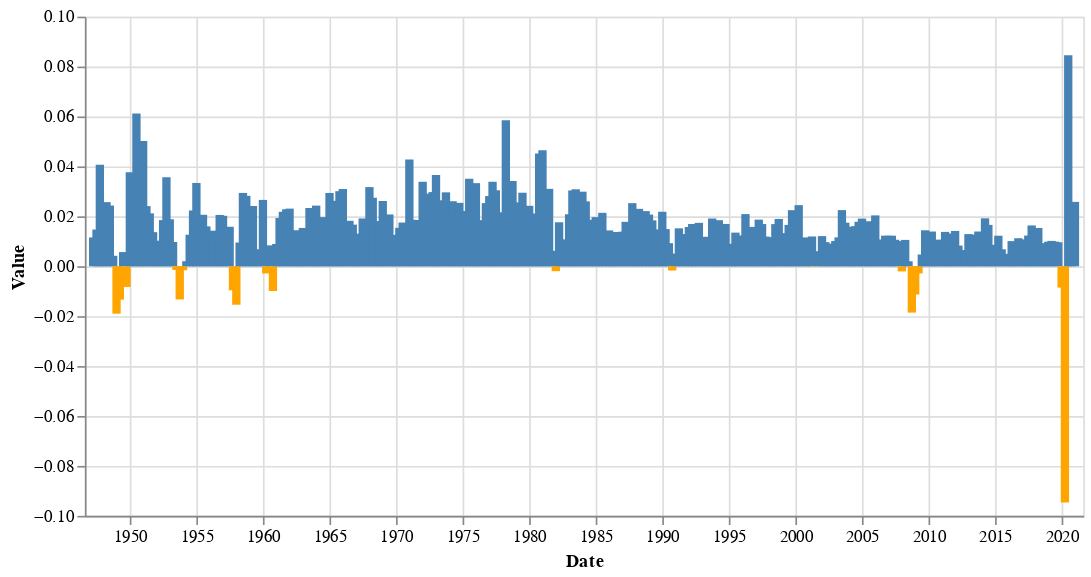

Notebook source saved alongside this figure:
### Code cell
alt.Chart(data_gdp.reset_index()).mark_bar().encode(
    x = 'Date:T',
    y = 'Value:Q',
    color=alt.condition(
        alt.datum.Value > 0,
        alt.value("steelblue"),  # The positive color
        alt.value("orange")  # The negative color
    )
).properties(width = 600)

### Figure 1 — Vega-Lite specification as saved in the notebook (floating-point values rounded to 4 significant figures; data arrays with more than 128 entries replaced by an {"elided": "..."} marker saying what was removed)
{"config": {"view": {"continuousWidth": 400, "continuousHeight": 300}}, "data": {"name": "data-b3e406ef8223ec4b978d45cb93eff343"}, "mark": "bar", "encoding": {"color": {"condition": {"value": "steelblue", "test": "(datum.Value > 0)"}, "value": "orange"}, "x": {"type": "temporal", "field": "Date"}, "y": {"type": "quantitative", "field": "Value"}}, "width": 600, "$schema": "https://vega.github.io/schema/vega-lite/v4.8.1.json", "datasets": {"data-b3e406ef8223ec4b978d45cb93eff343": {"elided": "296 records"}}}
